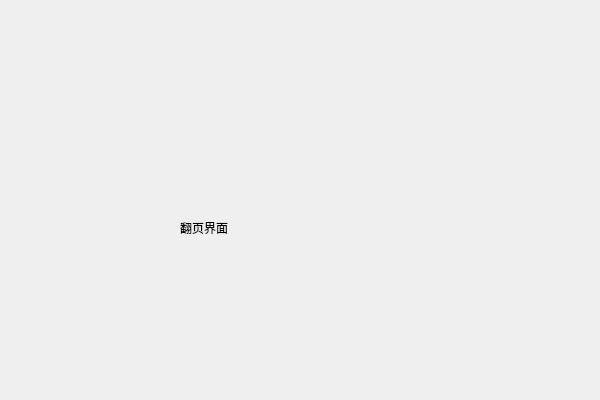
<?xml version="1.0" encoding="UTF-8"?>
<ui version="4.0">
 <class>PageWidgetClass</class>
 <widget class="QWidget" name="PageWidgetClass">
  <property name="geometry">
   <rect>
    <x>0</x>
    <y>0</y>
    <width>600</width>
    <height>400</height>
   </rect>
  </property>
  <property name="windowTitle">
   <string>PageWidget</string>
  </property>
  <widget class="QLabel" name="label">
   <property name="geometry">
    <rect>
     <x>180</x>
     <y>220</y>
     <width>68</width>
     <height>15</height>
    </rect>
   </property>
   <property name="text">
    <string>翻页界面</string>
   </property>
  </widget>
 </widget>
 <layoutdefault spacing="6" margin="11"/>
 <resources/>
 <connections/>
</ui>
